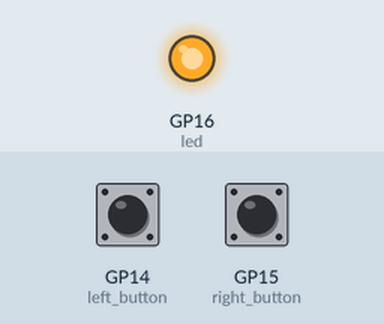
Recording of a program running on a simulated Raspberry Pi Pico running MicroPython. Shown: output pins drawn as LEDs (lit = HIGH). The inputs (shaded band) are chosen by the test bench; at power-on: GP14 (left_button) LOW, GP15 (right_button) LOW. Random numbers come from a fixed seed; what the program prints to the serial console is not drawn.

Above: at 0.1 s.
At 2.5 s:
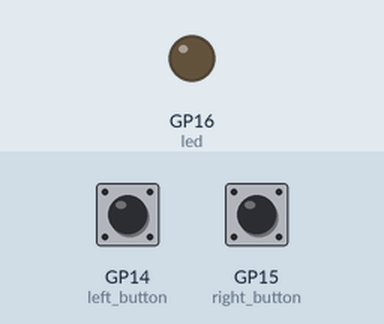
Timing chart, 0 to 4.0 s (numbered marks = the images above):
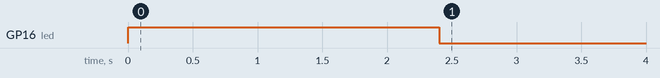

The program:

fastest_player1.py
```python
'''Works great
two player reaction with fastest player
on the bottom is the sketch with two players but no fastest player determination
https://shop.sb-components.co.uk/blogs/posts/raspberry-pi-pico-reaction-game
good tutorial but I used the get started with micropython on RPI Pico book for reference
https://penguintutor.com/electronics/pico-power
very goo tutorial for powering the pico
'''


import machine
import utime
import urandom
interrupt_flag = 0
debounce_time = 0
reaction_time = 0

fastest_button = None

led = machine.Pin(16, machine.Pin.OUT)
#button = machine.Pin(15, machine.Pin.IN,machine.Pin.PULL_DOWN)
left_button = machine.Pin(14, machine.Pin.IN,machine.Pin.PULL_DOWN)
right_button = machine.Pin(15, machine.Pin.IN, machine.Pin.PULL_DOWN)

def button_handler(pin):
    right_button.irq(handler =None)
    left_button.irq(handler =None)

    global fastest_button
    fastest_button = pin

    #timer_reaction = utime.ticks_diff(utime.ticks_ms(),timer_start)
    #print("Your reaction time was "+ str(timer_reaction)+ " milliseconds")
print(right_button.value())
led.value(1)
utime.sleep(urandom.uniform(2,5))
led.value(0)
timer_start =utime.ticks_ms()
right_button.irq(trigger = machine.Pin.IRQ_RISING | machine.Pin.IRQ_RISING, handler = button_handler)
left_button.irq(trigger = machine.Pin.IRQ_RISING | machine.Pin.IRQ_RISING, handler = button_handler)
while fastest_button is None:
    utime.sleep(1)
if fastest_button is left_button:
    print("Left Player Wins!")
if fastest_button is right_button:
    print("Right Player Wins!")
print(left_button.value())


#	 below is above program without the fastest player designating script
'''
import machine
import utime
import urandom
interrupt_flag = 0
debounce_time = 0
reaction_time = 0


led = machine.Pin(16, machine.Pin.OUT)
#button = machine.Pin(15, machine.Pin.IN,machine.Pin.PULL_DOWN)
left_button = machine.Pin(14, machine.Pin.IN,machine.Pin.PULL_DOWN)
right_button = machine.Pin(15, machine.Pin.IN, machine.Pin.PULL_DOWN)

def button_handler(pin):
    right_button.irq(handler =None)
    left_button.irq(handler =None)
    timer_reaction = utime.ticks_diff(utime.ticks_ms(),timer_start)
    print("Your reaction time was "+ str(timer_reaction)+ " milliseconds")
print(right_button.value())
led.value(1)
utime.sleep(urandom.uniform(2,5))
led.value(0)
timer_start =utime.ticks_ms()
right_button.irq(trigger = machine.Pin.IRQ_RISING | machine.Pin.IRQ_RISING, handler = button_handler)
left_button.irq(trigger = machine.Pin.IRQ_RISING | machine.Pin.IRQ_RISING, handler = button_handler)
print(left_button.value())
'''
```

Measured:
- by itself, GP16 (led): LOW → HIGH at 0.00 s, → LOW 2.4 s later
